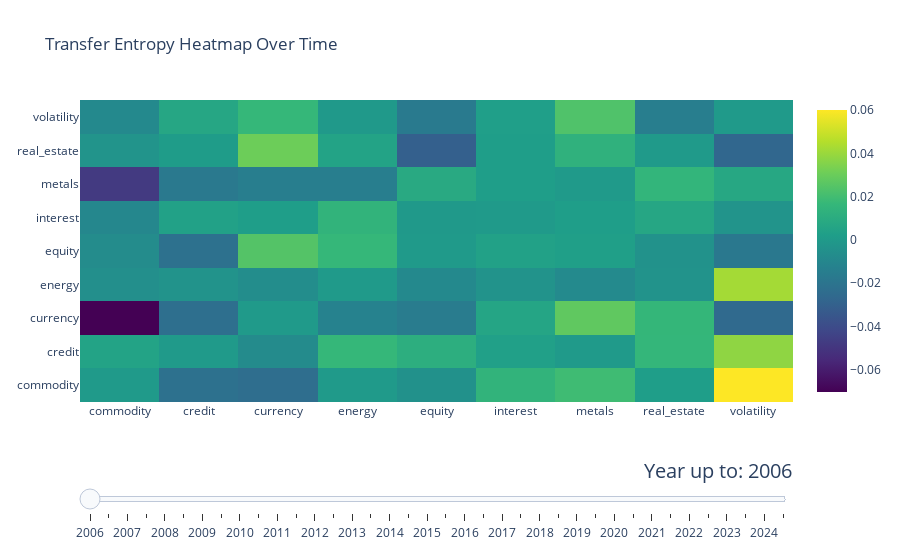
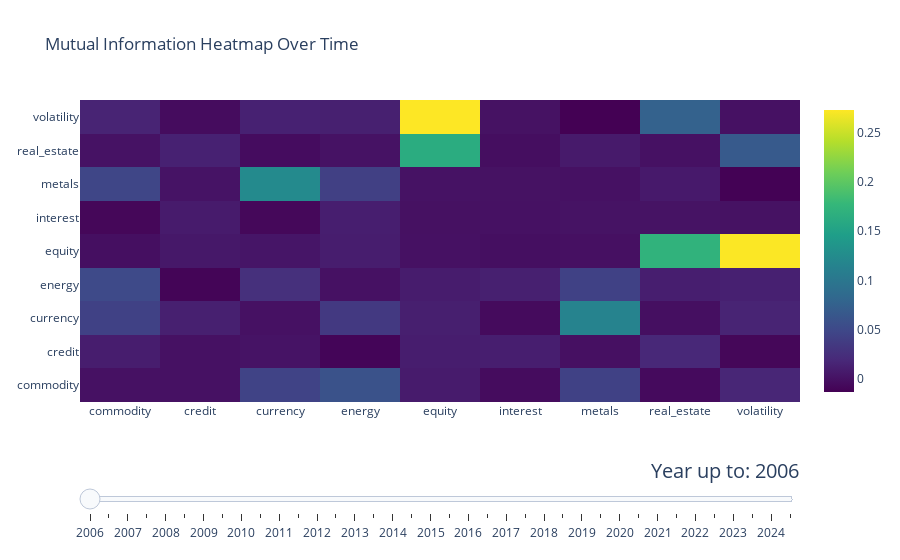

Source (notebook cell) for these figures, in order:
### Code cell
te_matrix = compute_measure_matrix(windows, eff_transfer_entropy, n_surrogates=10, k=1, l=1)
mi_matrix = compute_measure_matrix(windows, eff_mi)


te_dict = measure_matrix_to_dict(te_matrix, assets)
mi_dict = measure_matrix_to_dict(mi_matrix, assets)


plot_measure_evolution(te_dict, endpoints, assets, "Transfer Entropy")
create_measure_heatmap(te_matrix, assets, endpoints, "Transfer Entropy").show()
create_interactive_pair_plot(te_dict, endpoints, assets, "Transfer Entropy")

plot_measure_evolution(mi_dict, endpoints, assets, "Mutual Information")
create_measure_heatmap(mi_matrix, assets, endpoints, "Mutual Information").show()

### Figure 1 — Plotly figure (JSON) as saved in the notebook; plotly's stock layout.template omitted (floating-point values rounded to 4 significant figures)
{"data": [{"colorscale": [[0, "#440154"], [0.1111, "#482878"], [0.2222, "#3e4989"], [0.3333, "#31688e"], [0.4444, "#26828e"], [0.5556, "#1f9e89"], [0.6667, "#35b779"], [0.7778, "#6ece58"], [0.8889, "#b5de2b"], [1, "#fde725"]], "type": "heatmap", "x": ["commodity", "credit", "currency", "energy", "equity", "interest", "metals", "real_estate", "volatility"], "y": ["commodity", "credit", "currency", "energy", "equity", "interest", "metals", "real_estate", "volatility"], "z": [[0.0, -0.02171, -0.02362, -2.565e-05, -0.004519, 0.0144, 0.01915, 0.002078, 0.06006], [0.004863, 0.0, -0.007625, 0.01641, 0.01136, 0.003102, 0.0002572, 0.01594, 0.03782], [-0.07032, -0.02299, 0.0, -0.0126, -0.01588, 0.005934, 0.02757, 0.01624, -0.02563], [-0.005498, -0.003467, -0.006697, 0.0, -0.009005, -0.003752, -0.008377, -0.003689, 0.04219], [-0.007352, -0.02197, 0.02439, 0.01652, 0.0, 0.004119, 0.002911, -0.004145, -0.01806], [-0.009655, 0.003863, 0.002347, 0.01457, -0.0007066, 0.0, 0.002063, 0.006479, -0.003231], [-0.04788, -0.01758, -0.01438, -0.01446, 0.008488, 0.002285, 0.0, 0.01524, 0.007371], [-0.003082, 0.00121, 0.03053, 0.004894, -0.03066, 0.002245, 0.01317, 0.0, -0.02719], [-0.008825, 0.006535, 0.01652, -0.0002929, -0.01695, 0.002443, 0.02337, -0.01456, 0.0]]}], "layout": {"sliders": [{"active": 0, "currentvalue": {"font": {"size": 20}, "prefix": "Year up to: ", "xanchor": "right"}, "pad": {"b": 10, "t": 50}, "steps": [{"args": [["Window 0"], {"frame": {"duration": 0}, "mode": "immediate"}], "label": "2006", "method": "animate"}, {"args": [["Window 1"], {"frame": {"duration": 0}, "mode": "immediate"}], "label": "2006", "method": "animate"}, {"args": [["Window 2"], {"frame": {"duration": 0}, "mode": "immediate"}], "label": "2007", "method": "animate"}, {"args": [["Window 3"], {"frame": {"duration": 0}, "mode": "immediate"}], "label": "2007", "method": "animate"}, {"args": [["Window 4"], {"frame": {"duration": 0}, "mode": "immediate"}], "label": "2008", "method": "animate"}, {"args": [["Window 5"], {"frame": {"duration": 0}, "mode": "immediate"}], "label": "2008", "method": "animate"}, {"args": [["Window 6"], {"frame": {"duration": 0}, "mode": "immediate"}], "label": "2009", "method": "animate"}, {"args": [["Window 7"], {"frame": {"duration": 0}, "mode": "immediate"}], "label": "2009", "method": "animate"}, {"args": [["Window 8"], {"frame": {"duration": 0}, "mode": "immediate"}], "label": "2010", "method": "animate"}, {"args": [["Window 9"], {"frame": {"duration": 0}, "mode": "immediate"}], "label": "2010", "method": "animate"}, {"args": [["Window 10"], {"frame": {"duration": 0}, "mode": "immediate"}], "label": "2011", "method": "animate"}, {"args": [["Window 11"], {"frame": {"duration": 0}, "mode": "immediate"}], "label": "2011", "method": "animate"}, {"args": [["Window 12"], {"frame": {"duration": 0}, "mode": "immediate"}], "label": "2012", "method": "animate"}, {"args": [["Window 13"], {"frame": {"duration": 0}, "mode": "immediate"}], "label": "2012", "method": "animate"}, {"args": [["Window 14"], {"frame": {"duration": 0}, "mode": "immediate"}], "label": "2013", "method": "animate"}, {"args": [["Window 15"], {"frame": {"duration": 0}, "mode": "immediate"}], "label": "2013", "method": "animate"}, {"args": [["Window 16"], {"frame": {"duration": 0}, "mode": "immediate"}], "label": "2014", "method": "animate"}, {"args": [["Window 17"], {"frame": {"duration": 0}, "mode": "immediate"}], "label": "2014", "method": "animate"}, {"args": [["Window 18"], {"frame": {"duration": 0}, "mode": "immediate"}], "label": "2015", "method": "animate"}, {"args": [["Window 19"], {"frame": {"duration": 0}, "mode": "immediate"}], "label": "2015", "method": "animate"}, {"args": [["Window 20"], {"frame": {"duration": 0}, "mode": "immediate"}], "label": "2016", "method": "animate"}, {"args": [["Window 21"], {"frame": {"duration": 0}, "mode": "immediate"}], "label": "2016", "method": "animate"}, {"args": [["Window 22"], {"frame": {"duration": 0}, "mode": "immediate"}], "label": "2017", "method": "animate"}, {"args": [["Window 23"], {"frame": {"duration": 0}, "mode": "immediate"}], "label": "2017", "method": "animate"}, {"args": [["Window 24"], {"frame": {"duration": 0}, "mode": "immediate"}], "label": "2018", "method": "animate"}, {"args": [["Window 25"], {"frame": {"duration": 0}, "mode": "immediate"}], "label": "2018", "method": "animate"}, {"args": [["Window 26"], {"frame": {"duration": 0}, "mode": "immediate"}], "label": "2019", "method": "animate"}, {"args": [["Window 27"], {"frame": {"duration": 0}, "mode": "immediate"}], "label": "2019", "method": "animate"}, {"args": [["Window 28"], {"frame": {"duration": 0}, "mode": "immediate"}], "label": "2020", "method": "animate"}, {"args": [["Window 29"], {"frame": {"duration": 0}, "mode": "immediate"}], "label": "2020", "method": "animate"}, {"args": [["Window 30"], {"frame": {"duration": 0}, "mode": "immediate"}], "label": "2021", "method": "animate"}, {"args": [["Window 31"], {"frame": {"duration": 0}, "mode": "immediate"}], "label": "2021", "method": "animate"}, {"args": [["Window 32"], {"frame": {"duration": 0}, "mode": "immediate"}], "label": "2022", "method": "animate"}, {"args": [["Window 33"], {"frame": {"duration": 0}, "mode": "immediate"}], "label": "2022", "method": "animate"}, {"args": [["Window 34"], {"frame": {"duration": 0}, "mode": "immediate"}], "label": "2023", "method": "animate"}, {"args": [["Window 35"], {"frame": {"duration": 0}, "mode": "immediate"}], "label": "2023", "method": "animate"}, {"args": [["Window 36"], {"frame": {"duration": 0}, "mode": "immediate"}], "label": "2024", "method": "animate"}, {"args": [["Window 37"], {"frame": {"duration": 0}, "mode": "immediate"}], "label": "2024", "method": "animate"}]}], "title": {"text": "Transfer Entropy Heatmap Over Time"}}}

### Figure 2 — Plotly figure (JSON) as saved in the notebook; plotly's stock layout.template omitted (floating-point values rounded to 4 significant figures)
{"data": [{"colorscale": [[0, "#440154"], [0.1111, "#482878"], [0.2222, "#3e4989"], [0.3333, "#31688e"], [0.4444, "#26828e"], [0.5556, "#1f9e89"], [0.6667, "#35b779"], [0.7778, "#6ece58"], [0.8889, "#b5de2b"], [1, "#fde725"]], "type": "heatmap", "x": ["commodity", "credit", "currency", "energy", "equity", "interest", "metals", "real_estate", "volatility"], "y": ["commodity", "credit", "currency", "energy", "equity", "interest", "metals", "real_estate", "volatility"], "z": [[0.0, 0.0002891, 0.04499, 0.05953, 0.008209, -0.004127, 0.04261, -0.005347, 0.01735], [0.009851, 0.0, 0.001943, -0.009707, 0.01001, 0.01072, -0.0005524, 0.01889, -0.008486], [0.0432, 0.01184, 0.0, 0.03489, 0.011, -0.004967, 0.1147, -0.001393, 0.01513], [0.05169, -0.01004, 0.02664, 0.0, 0.009259, 0.01185, 0.0432, 0.01036, 0.01253], [-0.001507, 0.005912, 0.003542, 0.01009, 0.0, -0.001844, -0.0006222, 0.1717, 0.2721], [-0.008325, 0.008027, -0.007402, 0.01035, -0.0003038, 0.0, 0.001364, 0.001309, 0.0005576], [0.04714, 0.001561, 0.1231, 0.0416, 0.0007712, 0.0005135, 0.0, 0.006876, -0.01239], [0.0008908, 0.01313, -0.003738, 0.001127, 0.1635, -0.002059, 0.007688, 0.0, 0.06831], [0.01515, -0.003981, 0.01318, 0.01191, 0.2729, 0.0004484, -0.01304, 0.07568, 0.0]]}], "layout": {"sliders": [{"active": 0, "currentvalue": {"font": {"size": 20}, "prefix": "Year up to: ", "xanchor": "right"}, "pad": {"b": 10, "t": 50}, "steps": [{"args": [["Window 0"], {"frame": {"duration": 0}, "mode": "immediate"}], "label": "2006", "method": "animate"}, {"args": [["Window 1"], {"frame": {"duration": 0}, "mode": "immediate"}], "label": "2006", "method": "animate"}, {"args": [["Window 2"], {"frame": {"duration": 0}, "mode": "immediate"}], "label": "2007", "method": "animate"}, {"args": [["Window 3"], {"frame": {"duration": 0}, "mode": "immediate"}], "label": "2007", "method": "animate"}, {"args": [["Window 4"], {"frame": {"duration": 0}, "mode": "immediate"}], "label": "2008", "method": "animate"}, {"args": [["Window 5"], {"frame": {"duration": 0}, "mode": "immediate"}], "label": "2008", "method": "animate"}, {"args": [["Window 6"], {"frame": {"duration": 0}, "mode": "immediate"}], "label": "2009", "method": "animate"}, {"args": [["Window 7"], {"frame": {"duration": 0}, "mode": "immediate"}], "label": "2009", "method": "animate"}, {"args": [["Window 8"], {"frame": {"duration": 0}, "mode": "immediate"}], "label": "2010", "method": "animate"}, {"args": [["Window 9"], {"frame": {"duration": 0}, "mode": "immediate"}], "label": "2010", "method": "animate"}, {"args": [["Window 10"], {"frame": {"duration": 0}, "mode": "immediate"}], "label": "2011", "method": "animate"}, {"args": [["Window 11"], {"frame": {"duration": 0}, "mode": "immediate"}], "label": "2011", "method": "animate"}, {"args": [["Window 12"], {"frame": {"duration": 0}, "mode": "immediate"}], "label": "2012", "method": "animate"}, {"args": [["Window 13"], {"frame": {"duration": 0}, "mode": "immediate"}], "label": "2012", "method": "animate"}, {"args": [["Window 14"], {"frame": {"duration": 0}, "mode": "immediate"}], "label": "2013", "method": "animate"}, {"args": [["Window 15"], {"frame": {"duration": 0}, "mode": "immediate"}], "label": "2013", "method": "animate"}, {"args": [["Window 16"], {"frame": {"duration": 0}, "mode": "immediate"}], "label": "2014", "method": "animate"}, {"args": [["Window 17"], {"frame": {"duration": 0}, "mode": "immediate"}], "label": "2014", "method": "animate"}, {"args": [["Window 18"], {"frame": {"duration": 0}, "mode": "immediate"}], "label": "2015", "method": "animate"}, {"args": [["Window 19"], {"frame": {"duration": 0}, "mode": "immediate"}], "label": "2015", "method": "animate"}, {"args": [["Window 20"], {"frame": {"duration": 0}, "mode": "immediate"}], "label": "2016", "method": "animate"}, {"args": [["Window 21"], {"frame": {"duration": 0}, "mode": "immediate"}], "label": "2016", "method": "animate"}, {"args": [["Window 22"], {"frame": {"duration": 0}, "mode": "immediate"}], "label": "2017", "method": "animate"}, {"args": [["Window 23"], {"frame": {"duration": 0}, "mode": "immediate"}], "label": "2017", "method": "animate"}, {"args": [["Window 24"], {"frame": {"duration": 0}, "mode": "immediate"}], "label": "2018", "method": "animate"}, {"args": [["Window 25"], {"frame": {"duration": 0}, "mode": "immediate"}], "label": "2018", "method": "animate"}, {"args": [["Window 26"], {"frame": {"duration": 0}, "mode": "immediate"}], "label": "2019", "method": "animate"}, {"args": [["Window 27"], {"frame": {"duration": 0}, "mode": "immediate"}], "label": "2019", "method": "animate"}, {"args": [["Window 28"], {"frame": {"duration": 0}, "mode": "immediate"}], "label": "2020", "method": "animate"}, {"args": [["Window 29"], {"frame": {"duration": 0}, "mode": "immediate"}], "label": "2020", "method": "animate"}, {"args": [["Window 30"], {"frame": {"duration": 0}, "mode": "immediate"}], "label": "2021", "method": "animate"}, {"args": [["Window 31"], {"frame": {"duration": 0}, "mode": "immediate"}], "label": "2021", "method": "animate"}, {"args": [["Window 32"], {"frame": {"duration": 0}, "mode": "immediate"}], "label": "2022", "method": "animate"}, {"args": [["Window 33"], {"frame": {"duration": 0}, "mode": "immediate"}], "label": "2022", "method": "animate"}, {"args": [["Window 34"], {"frame": {"duration": 0}, "mode": "immediate"}], "label": "2023", "method": "animate"}, {"args": [["Window 35"], {"frame": {"duration": 0}, "mode": "immediate"}], "label": "2023", "method": "animate"}, {"args": [["Window 36"], {"frame": {"duration": 0}, "mode": "immediate"}], "label": "2024", "method": "animate"}, {"args": [["Window 37"], {"frame": {"duration": 0}, "mode": "immediate"}], "label": "2024", "method": "animate"}]}], "title": {"text": "Mutual Information Heatmap Over Time"}}}
